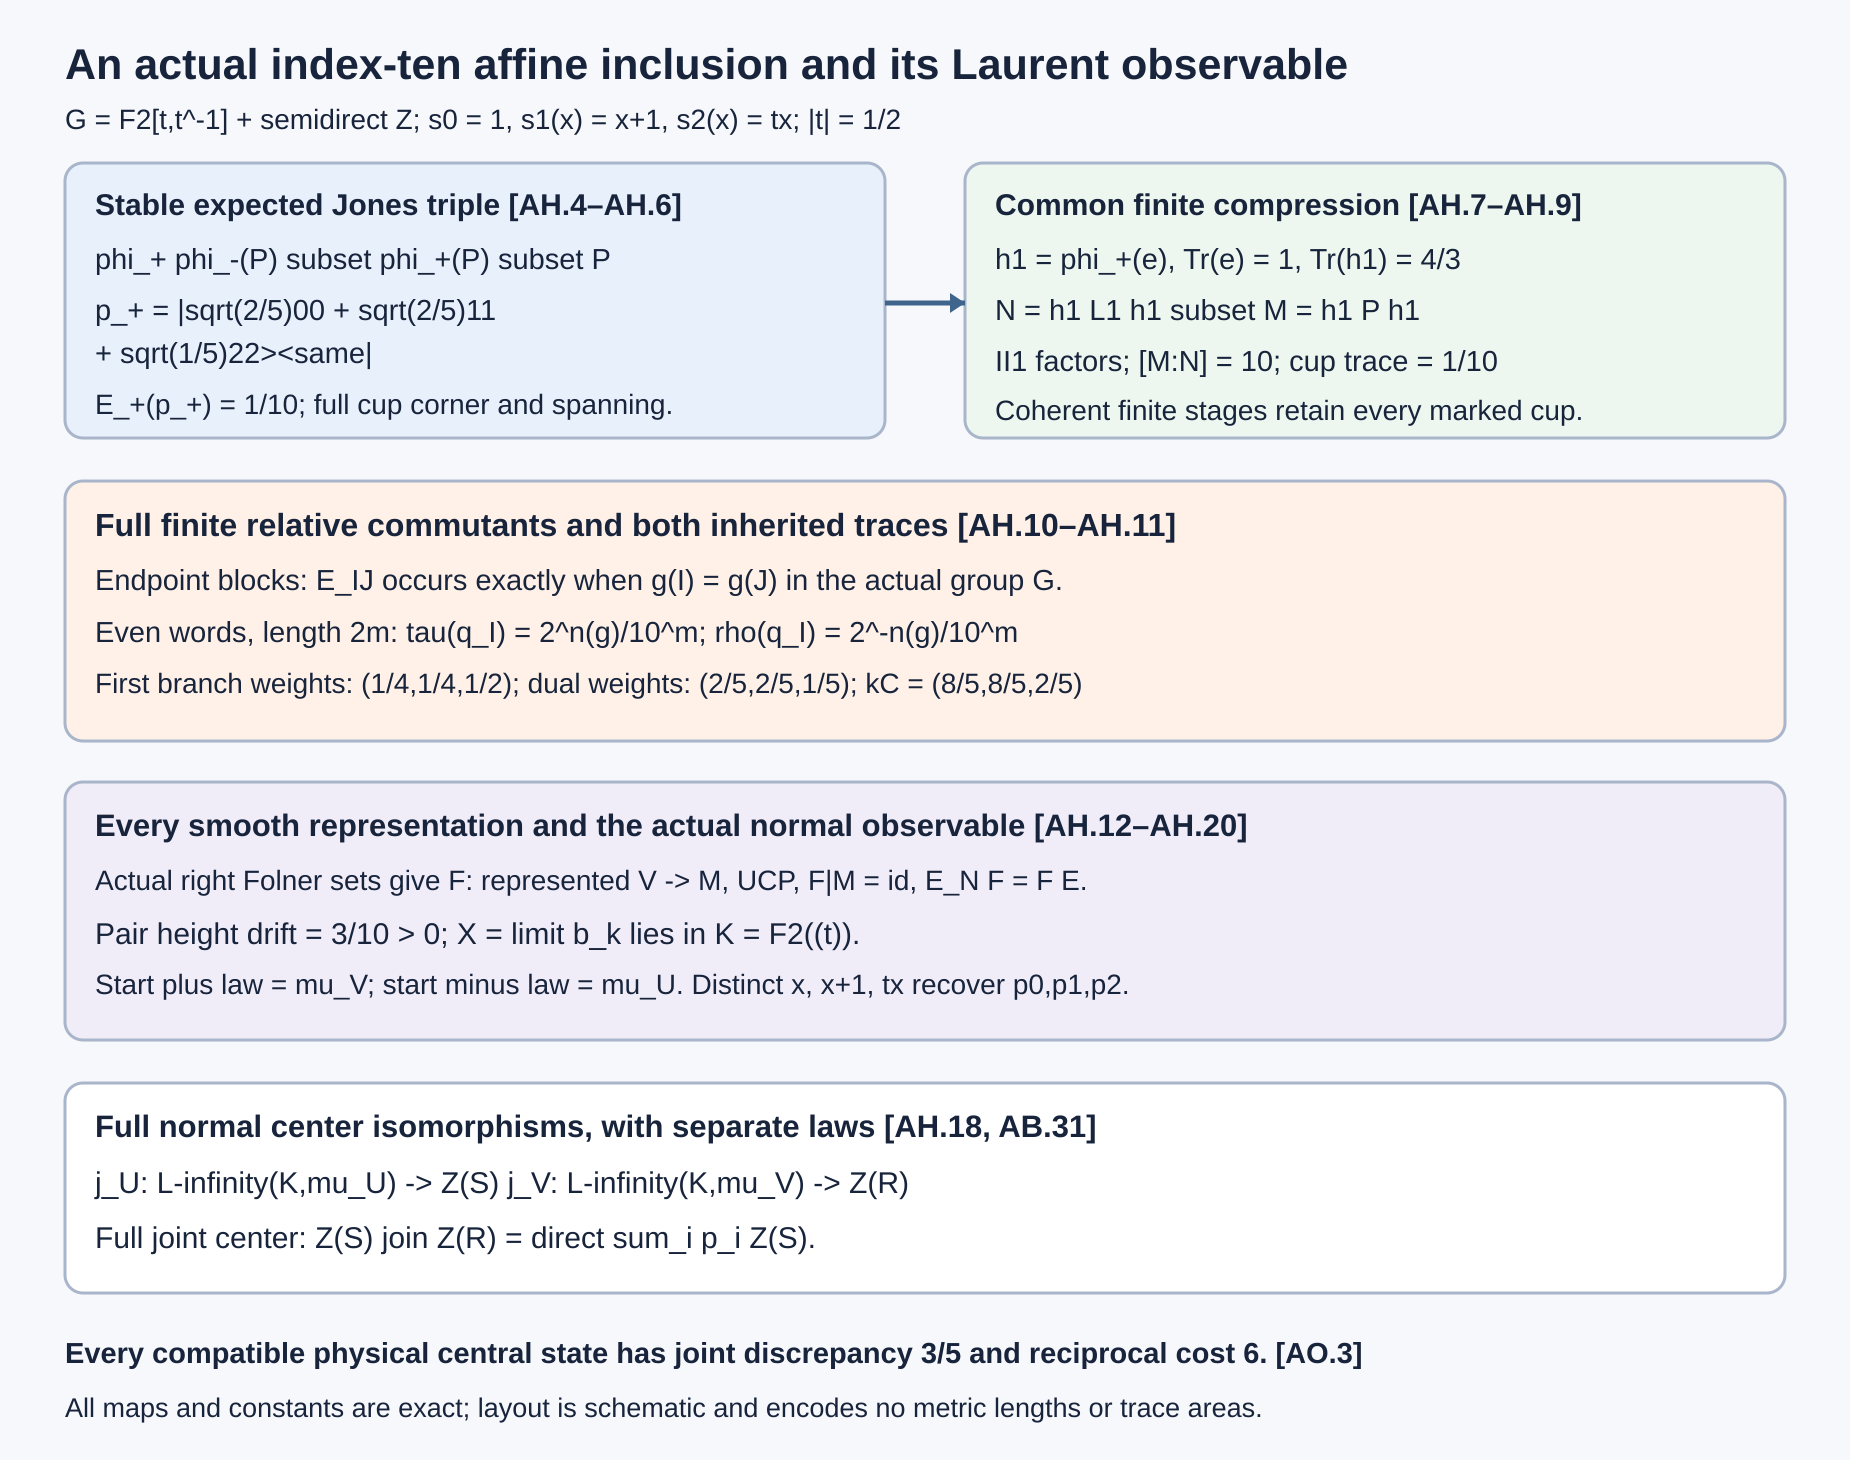

Source code (Python):
"""Accurate schematic of AH.1–AH.20; boxes encode objects, not trace areas."""
from pathlib import Path
from PIL import Image,ImageDraw,ImageFont
import html
D=Path(__file__).resolve().parent;W,H=1850,1460
im=Image.new('RGB',(W,H),'#f7f8fb');d=ImageDraw.Draw(im);svg=[]
def text(x,y,s,n=29,bold=False,color='#17243b'):
 f=ImageFont.truetype('C:/Windows/Fonts/'+('arialbd.ttf' if bold else 'arial.ttf'),n)
 d.text((x,y),s,font=f,fill=color)
 svg.append(f'<text x="{x}" y="{y+n}" fill="{color}" font-family="Arial" font-size="{n}" font-weight="{700 if bold else 400}">{html.escape(s)}</text>')
def box(x,y,w,h,fill):
 d.rounded_rectangle((x,y,x+w,y+h),radius=18,fill=fill,outline='#a8b5ca',width=3)
 svg.append(f'<rect x="{x}" y="{y}" width="{w}" height="{h}" rx="18" fill="{fill}" stroke="#a8b5ca" stroke-width="3"/>')
def arrow(x1,y,x2):
 d.line((x1,y,x2,y),fill='#3f658d',width=5);d.polygon([(x2,y),(x2-15,y-10),(x2-15,y+10)],fill='#3f658d')
 svg.append(f'<path d="M{x1},{y} H{x2}" stroke="#3f658d" stroke-width="5"/><polygon points="{x2},{y} {x2-15},{y-10} {x2-15},{y+10}" fill="#3f658d"/>')
text(65,36,'An actual index-ten affine inclusion and its Laurent observable',43,True)
text(65,101,'G = F2[t,t^-1] + semidirect Z;  s0 = 1, s1(x) = x+1, s2(x) = tx;  |t| = 1/2',28)
box(65,163,820,275,'#e8f0fc');box(965,163,820,275,'#edf7ef')
text(95,185,'Stable expected Jones triple  [AH.4–AH.6]',30,True)
text(95,240,'phi_+ phi_-(P)  subset  phi_+(P)  subset  P',29)
text(95,291,'p_+ = |sqrt(2/5)00 + sqrt(2/5)11',29)
text(95,334,'                  + sqrt(1/5)22><same|',29)
text(95,386,'E_+(p_+) = 1/10; full cup corner and spanning.',28)
arrow(885,303,965)
text(995,185,'Common finite compression  [AH.7–AH.9]',30,True)
text(995,240,'h1 = phi_+(e), Tr(e) = 1, Tr(h1) = 4/3',29)
text(995,291,'N = h1 L1 h1  subset  M = h1 P h1',29)
text(995,342,'II1 factors; [M:N] = 10; cup trace = 1/10',29)
text(995,392,'Coherent finite stages retain every marked cup.',28)
box(65,481,1720,260,'#fff1e7')
text(95,504,'Full finite relative commutants and both inherited traces  [AH.10–AH.11]',32,True)
text(95,561,'Endpoint blocks: E_IJ occurs exactly when g(I) = g(J) in the actual group G.',29)
text(95,613,'Even words, length 2m:  tau(q_I) = 2^n(g)/10^m;  rho(q_I) = 2^-n(g)/10^m',29)
text(95,665,'First branch weights: (1/4,1/4,1/2);  dual weights: (2/5,2/5,1/5); kC = (8/5,8/5,2/5)',28)
box(65,782,1720,258,'#f0edf9')
text(95,805,'Every smooth representation and the actual normal observable  [AH.12–AH.20]',31,True)
text(95,862,'Actual right Folner sets give F: represented V -> M, UCP, F|M = id, E_N F = F E.',28)
text(95,914,'Pair height drift = 3/10 > 0;  X = limit b_k lies in K = F2((t)).',30)
text(95,966,'Start plus law = mu_V; start minus law = mu_U.  Distinct x, x+1, tx recover p0,p1,p2.',28)
box(65,1083,1720,210,'#ffffff')
text(95,1106,'Full normal center isomorphisms, with separate laws  [AH.18, AB.31]',31,True)
text(95,1163,'j_U: L-infinity(K,mu_U) -> Z(S)          j_V: L-infinity(K,mu_V) -> Z(R)',30)
text(95,1218,'Full joint center: Z(S) join Z(R) = direct sum_i p_i Z(S).',30)
text(65,1334,'Every compatible physical central state has joint discrepancy 3/5 and reciprocal cost 6.  [AO.3]',29,True)
text(65,1390,'All maps and constants are exact; layout is schematic and encodes no metric lengths or trace areas.',27)
im.save(D/'affine-physical-realization-v18.png')
(D/'affine-physical-realization-v18.svg').write_text(f'<svg xmlns="http://www.w3.org/2000/svg" width="{W}" height="{H}" viewBox="0 0 {W} {H}"><rect width="{W}" height="{H}" fill="#f7f8fb"/>'+''.join(svg)+'</svg>',encoding='utf-8')
print(f'rendered {W}x{H}')
